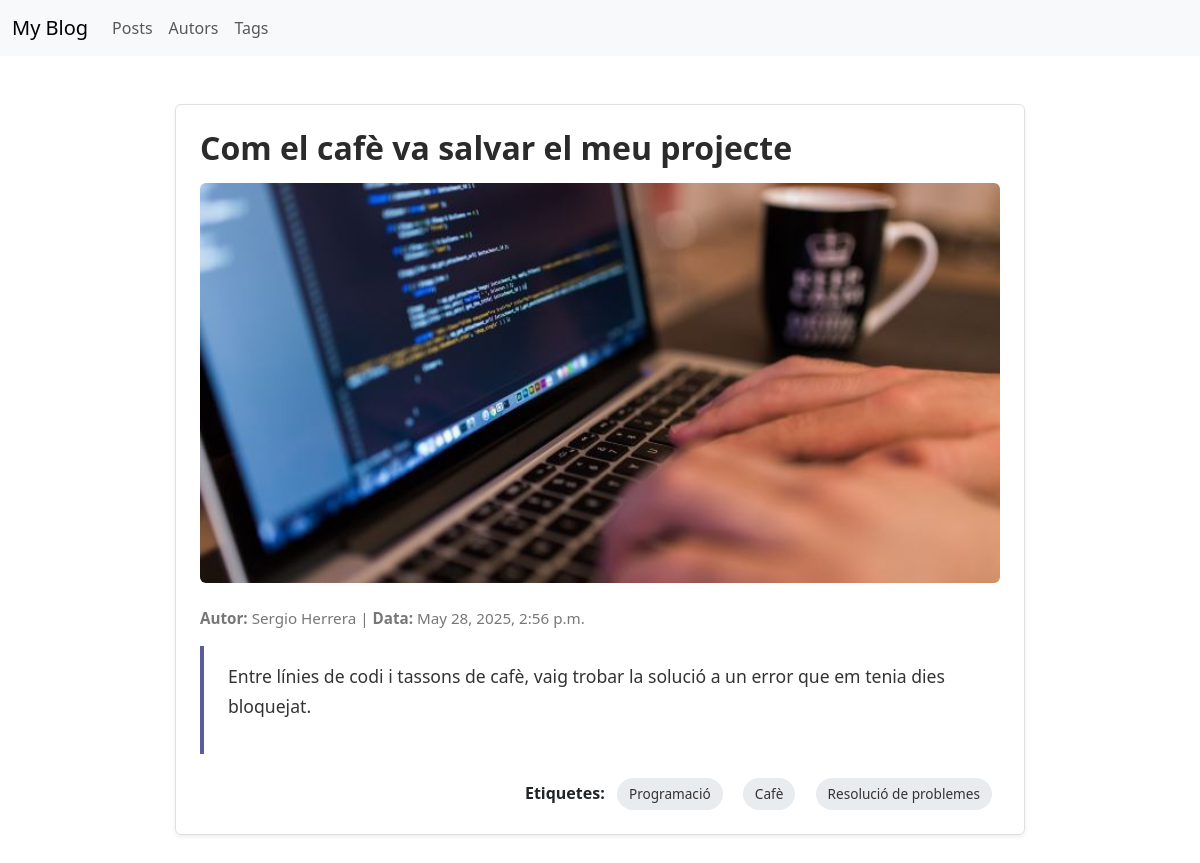
Page /posts/com-el-cafe-va-salvar-el-meu-projecte on the committed database.
### blog/models.py (models this page shows, shortened)
class Post(models.Model):
    title = models.CharField(max_length=200)
    slug = models.SlugField(unique=True)
    content = models.TextField()
    excerpt = models.CharField(max_length=300)
    date = models.DateTimeField(auto_now_add=True)
    author = models.ForeignKey(Author, on_delete=models.CASCADE, related_name='posts')
    tags = models.ManyToManyField(Tag, related_name='posts')
    image = models.ImageField(upload_to='posts/', blank=True, null=True)
    class Meta:
        ordering = ['-date']

class Author(models.Model):
    first_name = models.CharField(max_length=100)
    last_name = models.CharField(max_length=100)
    email = models.EmailField(unique=True)
    bio = models.TextField(blank=True)
    def full_name(self):
        return f"{self.first_name} {self.last_name}"

class Tag(models.Model):
    name = models.CharField(max_length=50, unique=True)

### blog/views.py (the view)
# urls.py: path('posts/<slug:slug>', views.post_detail, name='posts-detail-page'),
def post_detail(request, slug):
    post = get_object_or_404(Post, slug=slug)
    return render(request, 'blog/post_detail.html', {'post': post})

### blog/templates/blog/post_detail.html (shortened to what this page needs)
{% extends 'blog/base.html' %}
{% block content %}
<div class="container my-5">
    <article class="post-detail p-4 shadow-sm rounded bg-white">
        <h1 class="post-title mb-3">{{ post.title }}</h1>
        {% if post.image %}
            <img src="{{ post.image.url }}" alt="{{ post.title }}" class="post-detail-image mb-4">
        {% endif %}
        <div class="post-meta mb-3">
            <span><strong>Autor:</strong> {{ post.author.full_name }}</span> |
            <span><strong>Data:</strong> {{ post.date }}</span>
        </div>
        <div class="post-content mb-4">
            {{ post.content|linebreaks }}
        </div>
        {% if post.tags.all %}
            <div class="post-tags">
                <strong>Etiquetes:</strong>
                {% for tag in post.tags.all %}
                    <a href="{% url 'tag-posts' tag.name %}" class="tag">{{ tag.name }}</a>
                {% endfor %}
            </div>
        {% endif %}
    </article>
</div>
{% endblock %}

### blog/static/blog/css/style.css (style rules this page uses)
.post-content { flex: 3; display: flex; flex-direction: column; justify-content: space-between; padding: 1rem 1.5rem; border-left: 4px solid #5c5c9d; background-color: #ffffff; }
.post-title { font-size: 1.5rem; margin-bottom: 0.5rem; color: #2b2b2b; }
.post-tags { text-align: right; margin-top: 1rem; }
.tag { background-color: #eee; padding: 5px 10px; margin-left: 8px; border-radius: 20px; font-size: 0.85rem; color: #444; display: inline-block; }
.post-detail { max-width: 850px; margin: auto; background-color: #fff; border: 1px solid #e0e0e0; }
.post-title { font-size: 2rem; color: #2b2b2b; font-weight: bold; }
.post-detail-image { width: 100%; max-height: 400px; object-fit: cover; border-radius: 6px; }
.post-meta { font-size: 0.95rem; color: #777; }
.post-content { font-size: 1.1rem; line-height: 1.7; color: #333; }
.post-tags { margin-top: 1.5rem; }
.post-tags .tag { background-color: #e9ecef; color: #333; padding: 6px 12px; margin-right: 8px; border-radius: 20px; font-size: 0.85rem; text-decoration: none; transition: background-color 0.2s ease; }

### rows in the picture
Post: title "Com el cafè va salvar el meu projecte", image (picture), author.full_name "Sergio Herrera", date "May 28, 2025, 2:56 p.m.", content "Entre línies de codi i tassons de cafè, vaig trobar la solució a un error que em tenia dies bloquejat."
Tag: name "Programació"
Tag: name "Cafè"
Tag: name "Resolució de problemes"
